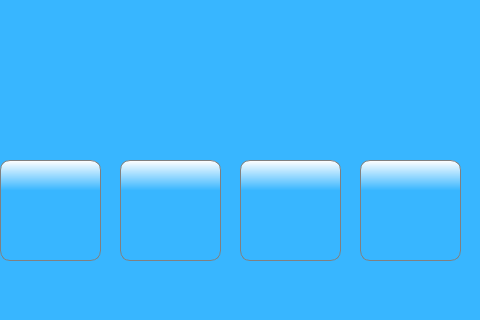
<?xml version="1.0" encoding="UTF-8"?>
<ui version="4.0">
 <class>MainWindow</class>
 <widget class="QMainWindow" name="MainWindow">
  <property name="geometry">
   <rect>
    <x>0</x>
    <y>0</y>
    <width>480</width>
    <height>320</height>
   </rect>
  </property>
  <property name="windowTitle">
   <string>MainWindow</string>
  </property>
  <property name="styleSheet">
   <string notr="true">background-color: rgb(56, 182, 255)</string>
  </property>
  <widget class="QWidget" name="centralwidget">
   <widget class="QLabel" name="label">
    <property name="geometry">
     <rect>
      <x>160</x>
      <y>0</y>
      <width>141</width>
      <height>131</height>
     </rect>
    </property>
    <property name="text">
     <string/>
    </property>
    <property name="pixmap">
     <pixmap>images/Sopel Reef.png</pixmap>
    </property>
   </widget>
   <widget class="QPushButton" name="tempButton">
    <property name="geometry">
     <rect>
      <x>0</x>
      <y>160</y>
      <width>101</width>
      <height>101</height>
     </rect>
    </property>
    <property name="styleSheet">
     <string notr="true">background-color: qlineargradient(spread:pad, x1:1, y1:1, x2:1, y2:0, stop:0.7 rgba(56, 182, 255), stop:1 rgba(255, 255, 255, 255));
border-style: outset;
border-width: 2px;
border: 1px solid grey;
border-radius: 10px;</string>
    </property>
    <property name="text">
     <string/>
    </property>
    <property name="icon">
     <iconset>
      <normaloff>images/temp.png</normaloff>images/temp.png</iconset>
    </property>
    <property name="iconSize">
     <size>
      <width>80</width>
      <height>80</height>
     </size>
    </property>
   </widget>
   <widget class="QPushButton" name="phButton">
    <property name="geometry">
     <rect>
      <x>120</x>
      <y>160</y>
      <width>101</width>
      <height>101</height>
     </rect>
    </property>
    <property name="styleSheet">
     <string notr="true">background-color: qlineargradient(spread:pad, x1:1, y1:1, x2:1, y2:0, stop:0.7 rgba(56, 182, 255), stop:1 rgba(255, 255, 255, 255));
border-style: outset;
border-width: 2px;
border: 1px solid grey;
border-radius: 10px;</string>
    </property>
    <property name="text">
     <string/>
    </property>
    <property name="icon">
     <iconset>
      <normaloff>images/ph_.png</normaloff>images/ph_.png</iconset>
    </property>
    <property name="iconSize">
     <size>
      <width>80</width>
      <height>80</height>
     </size>
    </property>
   </widget>
   <widget class="QPushButton" name="healthstatButton">
    <property name="geometry">
     <rect>
      <x>240</x>
      <y>160</y>
      <width>101</width>
      <height>101</height>
     </rect>
    </property>
    <property name="styleSheet">
     <string notr="true">background-color: qlineargradient(spread:pad, x1:1, y1:1, x2:1, y2:0, stop:0.7 rgba(56, 182, 255), stop:1 rgba(255, 255, 255, 255));
border-style: outset;
border-width: 2px;
border: 1px solid grey;
border-radius: 10px;</string>
    </property>
    <property name="text">
     <string/>
    </property>
    <property name="icon">
     <iconset>
      <normaloff>images/healthstatus.png</normaloff>images/healthstatus.png</iconset>
    </property>
    <property name="iconSize">
     <size>
      <width>80</width>
      <height>80</height>
     </size>
    </property>
   </widget>
   <widget class="QPushButton" name="ledButton">
    <property name="geometry">
     <rect>
      <x>360</x>
      <y>160</y>
      <width>101</width>
      <height>101</height>
     </rect>
    </property>
    <property name="styleSheet">
     <string notr="true">background-color: qlineargradient(spread:pad, x1:1, y1:1, x2:1, y2:0, stop:0.7 rgba(56, 182, 255), stop:1 rgba(255, 255, 255, 255));
border-style: outset;
border-width: 2px;
border: 1px solid grey;
border-radius: 10px;</string>
    </property>
    <property name="text">
     <string/>
    </property>
    <property name="icon">
     <iconset>
      <normaloff>images/lightbulb.png</normaloff>images/lightbulb.png</iconset>
    </property>
    <property name="iconSize">
     <size>
      <width>80</width>
      <height>80</height>
     </size>
    </property>
   </widget>
  </widget>
  <widget class="QMenuBar" name="menubar">
   <property name="geometry">
    <rect>
     <x>0</x>
     <y>0</y>
     <width>480</width>
     <height>21</height>
    </rect>
   </property>
  </widget>
  <widget class="QStatusBar" name="statusbar"/>
 </widget>
 <resources/>
 <connections/>
</ui>
